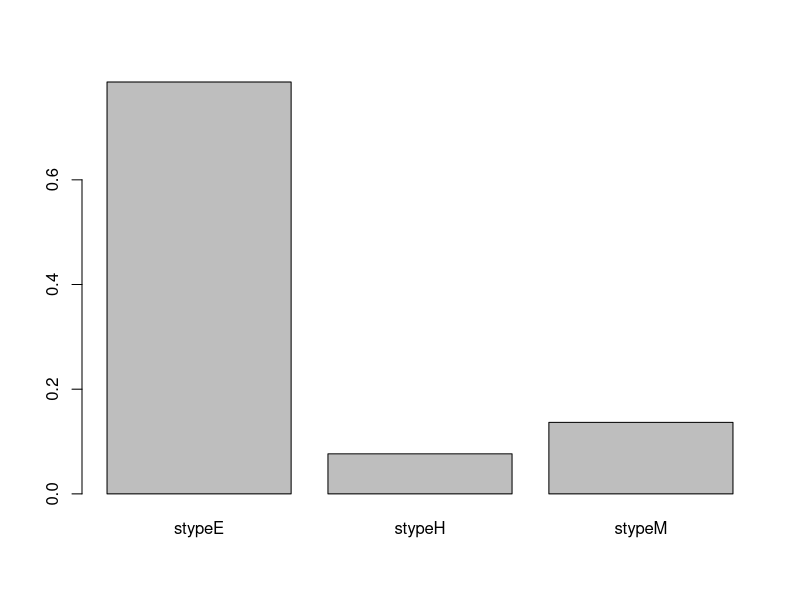
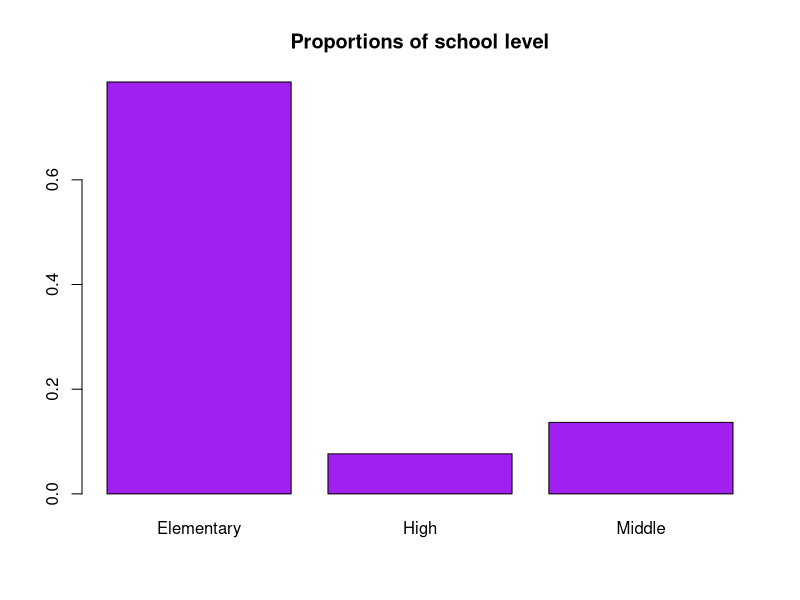
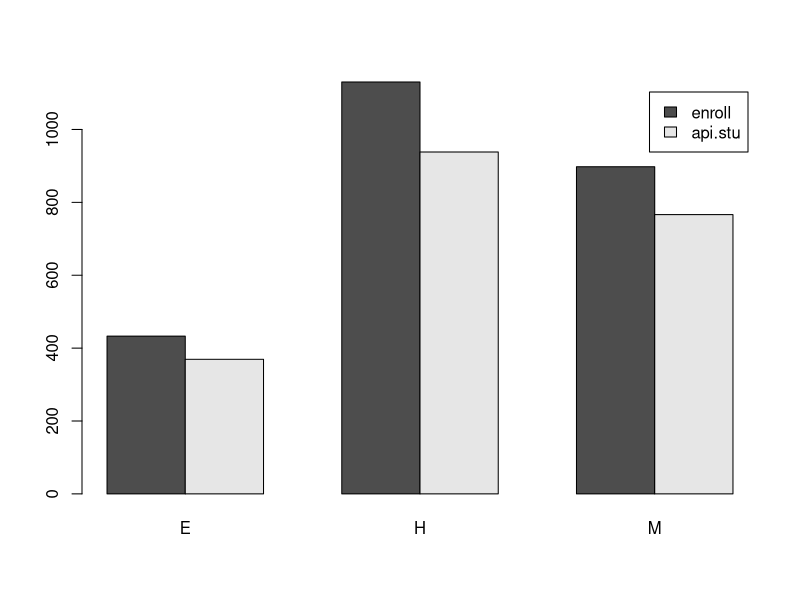
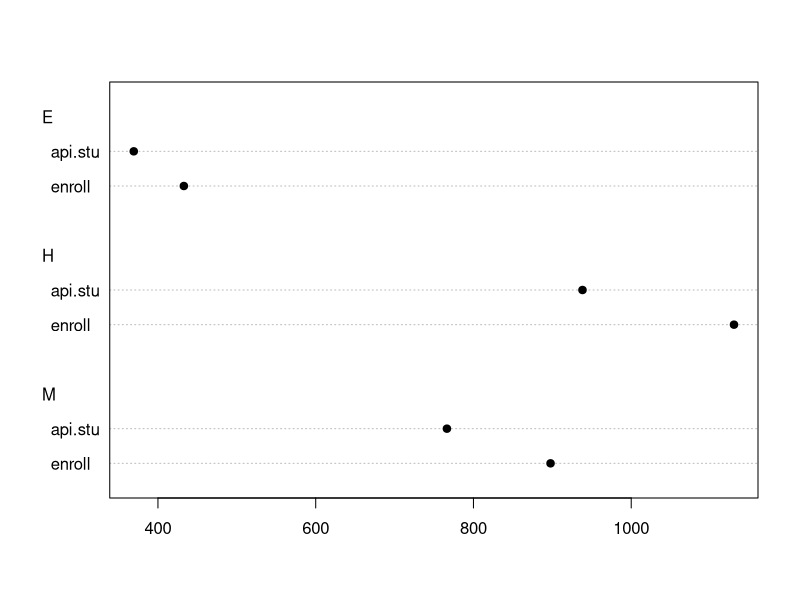

These charts were generated, in order, by the following R code:
library(survey)


### Name: barplot.svystat
### Title: Barplots and Dotplots
### Aliases: barplot.svystat barplot.svrepstat barplot.svyby dotchart
###   dotchart.svystat dotchart.svrepstat dotchart.svyby
### Keywords: survey hplot

### ** Examples


data(api)
dclus1<-svydesign(id=~dnum, weights=~pw, data=apiclus1, fpc=~fpc)

a<-svymean(~stype, dclus1)
barplot(a)
barplot(a, names.arg=c("Elementary","High","Middle"), col="purple", 
  main="Proportions of school level")

b<-svyby(~enroll+api.stu, ~stype, dclus1, svymean)
barplot(b,beside=TRUE,legend=TRUE)
dotchart(b)
